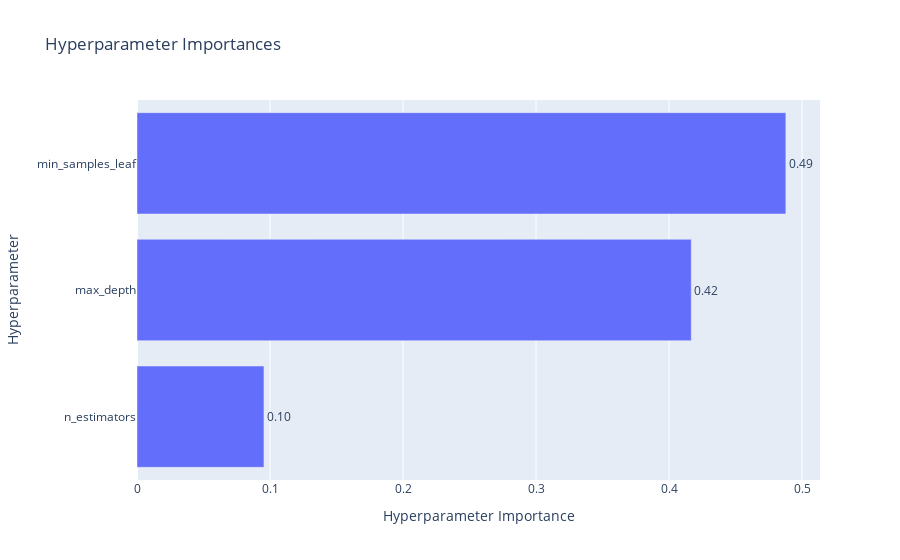

Write notebook code for a chart like this one.
### Markdown cell above
График важности гиперпараметров - помогает понять, какие гиперпараметры вносят больший вклад в минимизацию/максимизацию метрики.

### Code cell
optuna.visualization.plot_param_importances(study, target_name="f1_score")

### Figure 1 — Plotly figure (JSON) as saved in the notebook; plotly's stock layout.template omitted (floating-point values rounded to 4 significant figures)
{"data": [{"cliponaxis": false, "hovertemplate": ["n_estimators (IntDistribution): 0.0954551616975523<extra></extra>", "max_depth (IntDistribution): 0.4167162077979336<extra></extra>", "min_samples_leaf (IntDistribution): 0.4878286305045141<extra></extra>"], "name": "f1_score", "orientation": "h", "text": ["0.10", "0.42", "0.49"], "textposition": "outside", "type": "bar", "x": [0.09546, 0.4167, 0.4878], "y": ["n_estimators", "max_depth", "min_samples_leaf"]}], "layout": {"title": {"text": "Hyperparameter Importances"}, "xaxis": {"title": {"text": "Hyperparameter Importance"}}, "yaxis": {"title": {"text": "Hyperparameter"}}}}
